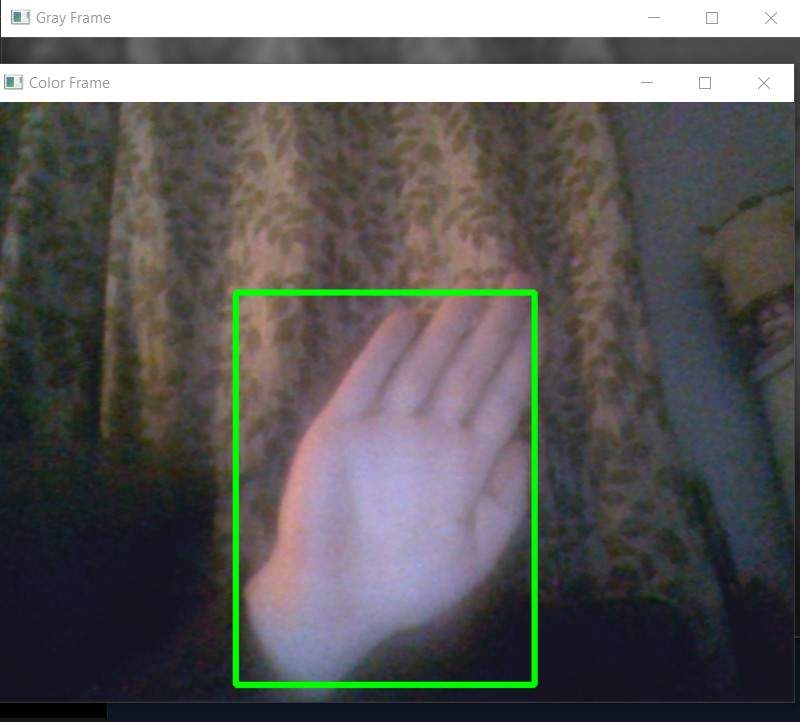
#> input picture Motion.jpg, 800 x 722 px, given in place of the camera
$ python 'Motion detection.py'
#> lines starting #> are read from the running program, lines starting #| are printed output that depends on the picture
# Webcam Motion Detector (Optimized + Adjustable Sensitivity)

import cv2
import pandas as pd
from datetime import datetime

# Initialize variables
static_back = None
motion_list = [None, None]
motion_times = []
motion_records = []

# Start video capture
video = cv2.VideoCapture(0)

# --- Create window and trackbar for threshold ---
cv2.namedWindow("Threshold Frame")
cv2.createTrackbar("Threshold", "Threshold Frame", 45, 255, lambda x: None)  # Default 45


while True:
    check, frame = video.read()
#> frame is the input picture: shape (722, 800, 3); mean B, G, R 92.9, 93.7, 94.8
    if not check:
        break

    motion = 0

    # Convert to grayscale and blur
    gray = cv2.cvtColor(frame, cv2.COLOR_BGR2GRAY)
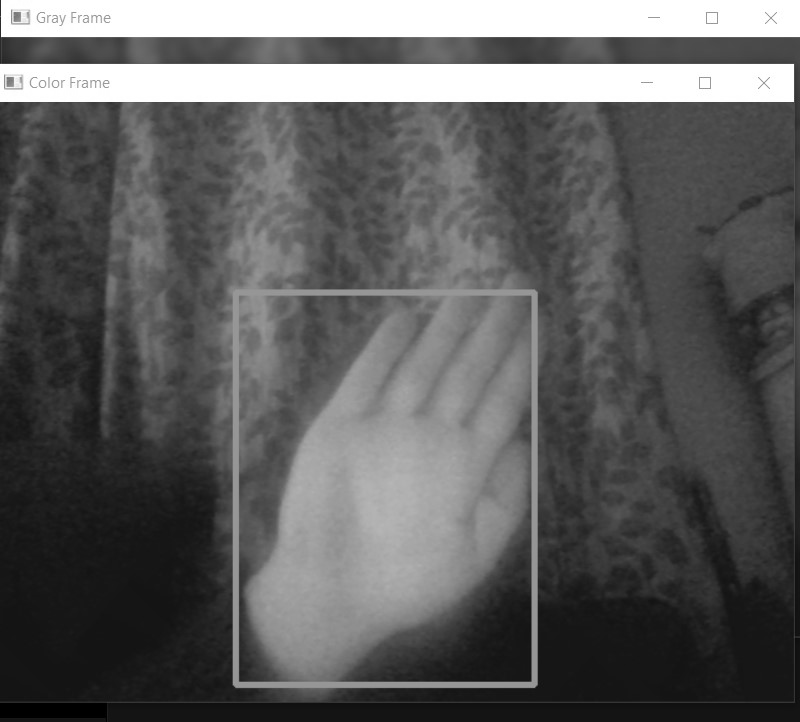
#> gray: shape (722, 800); min 0, max 255, mean 93.9
    gray = cv2.GaussianBlur(gray, (21, 21), 0)
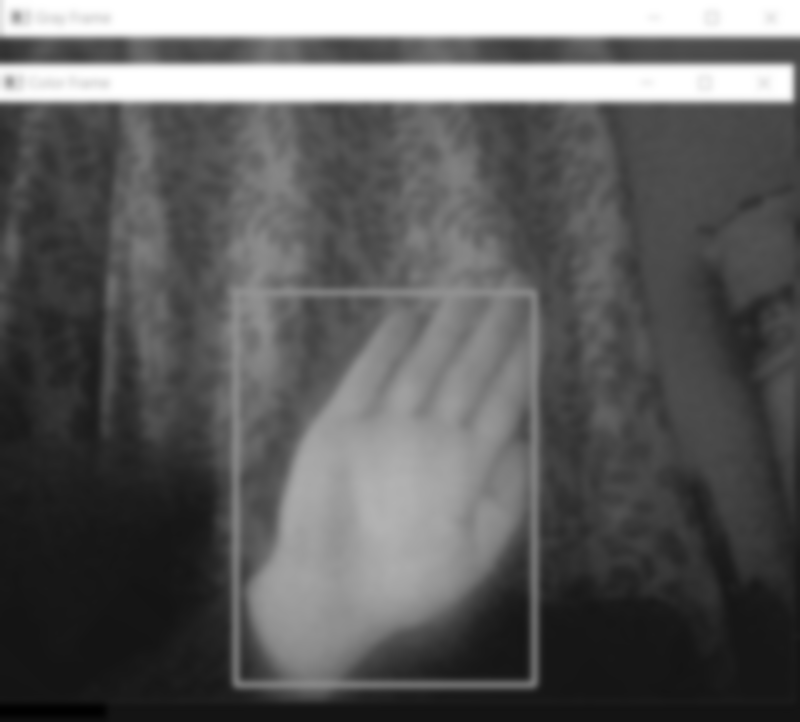
#> gray: shape (722, 800); min 1, max 255, mean 93.9

    # Set initial background
    if static_back is None:
        static_back = gray
        continue

    # Get current threshold value from trackbar
    thresh_value = cv2.getTrackbarPos("Threshold", "Threshold Frame")

    # Compute difference between background and current frame
    diff_frame = cv2.absdiff(static_back, gray)

    # Apply threshold using the adjustable value
    thresh_frame = cv2.threshold(diff_frame, thresh_value, 255, cv2.THRESH_BINARY)[1]
    thresh_frame = cv2.dilate(thresh_frame, None, iterations=2)

    # Find contours
    cnts, _ = cv2.findContours(thresh_frame.copy(),
                               cv2.RETR_EXTERNAL, cv2.CHAIN_APPROX_SIMPLE)

    for contour in cnts:
        if cv2.contourArea(contour) < 5000:
            continue
        motion = 1
        (x, y, w, h) = cv2.boundingRect(contour)
        cv2.rectangle(frame, (x, y), (x + w, y + h), (0, 255, 0), 3)

    motion_list.append(motion)
    motion_list = motion_list[-2:]

    # Record motion start time
    if motion_list[-1] == 1 and motion_list[-2] == 0:
        motion_times.append(datetime.now())

    # Record motion end time
    if motion_list[-1] == 0 and motion_list[-2] == 1:
        motion_times.append(datetime.now())

    # Display frames
    cv2.imshow("Gray Frame", gray)
    cv2.imshow("Threshold Frame", thresh_frame)
    cv2.imshow("Color Frame", frame)

    key = cv2.waitKey(1)
    if key == ord('q'):
        if motion == 1:
            motion_times.append(datetime.now())
        break

    # Smoothly update background to adapt to lighting changes
    static_back = cv2.addWeighted(static_back, 0.97, gray, 0.03, 0)


# Save motion times to CSV
for i in range(0, len(motion_times), 2):
    if i + 1 < len(motion_times):
        motion_records.append({"Start": motion_times[i], "End": motion_times[i + 1]})
#> this loop made 0 passes
#> after the loop, motion_records = []

df = pd.DataFrame(motion_records)
#> df = table of 0 rows and 0 columns
df.to_csv("Time_of_movements.csv", index=False)

video.release()
cv2.destroyAllWindows()
